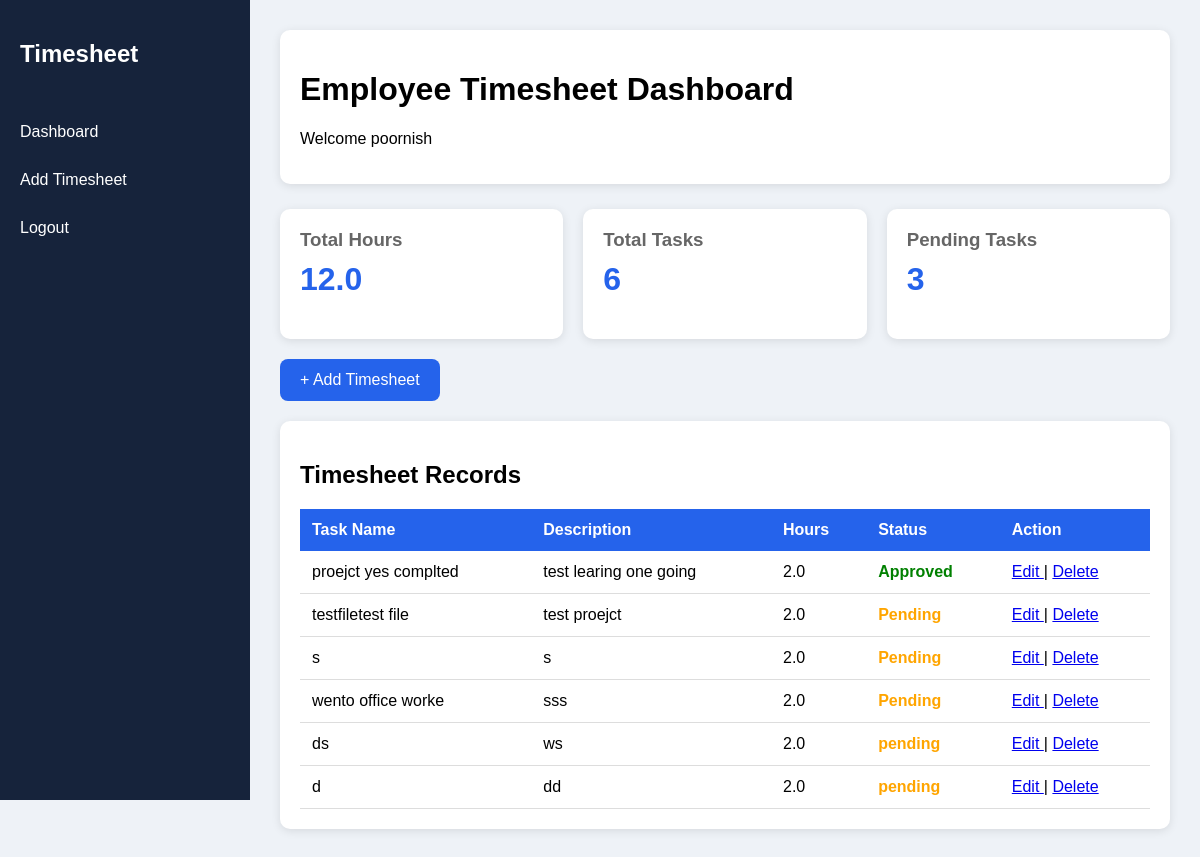
Page /dashboard/ (signed in) on the committed database.
### timesheet/models.py (models this page shows, shortened)
class EmployeeTask(models.Model):
    STATUS_CHOICES = (
        ('Pending', 'Pending'),
        ('Approved', 'Approved'),
        ('Rejected', 'Rejected'),
    )
    user = models.ForeignKey(User, on_delete=models.CASCADE)
    task_name = models.CharField(max_length=255)
    description = models.TextField(blank=True)
    hours = models.FloatField(default=0)
    date = models.DateField(null=True, blank=True)
    status = models.CharField(
        max_length=20,
        choices=STATUS_CHOICES,
        default='Pending'
    )
    created_at = models.DateTimeField(auto_now_add=True)

### timesheet/views.py (the view)
@login_required
def employee_dashboard(request):
    tasks = EmployeeTask.objects.filter(user=request.user).order_by("-created_at")
    total_hours = tasks.aggregate(Sum("hours"))["hours__sum"] or 0
    total_tasks = tasks.count()
    pending_tasks = tasks.filter(status="Pending").count()
    return render(request, "timesheet/employee_dashboard.html", {
        "tasks": tasks,
        "total_hours": total_hours,
        "total_tasks": total_tasks,
        "pending_tasks": pending_tasks,
    })

### templates/timesheet/employee_dashboard.html (shortened to what this page needs)
<!DOCTYPE html>
<html>
<head>
</head>
<body>
<div class="sidebar">
    <h2>Timesheet</h2>
    <a href="/dashboard/">Dashboard</a>
    <a href="/add-task/">Add Timesheet</a>
    <a href="/logout/">Logout</a>
</div>
<div class="main">
    <div class="header">
        <h1>Employee Timesheet Dashboard</h1>
        <p>Welcome {{ request.user.username }}</p>
    </div>
    <div class="cards">
        <div class="card">
            <h3>Total Hours</h3>
            <h1>{{ total_hours }}</h1>
        </div>
        <div class="card">
            <h3>Total Tasks</h3>
            <h1>{{ total_tasks }}</h1>
        </div>
        <div class="card">
            <h3>Pending Tasks</h3>
            <h1>{{ pending_tasks }}</h1>
        </div>
    </div>
    <a href="/add-task/" class="btn">+ Add Timesheet</a>
    <div class="table-box">
<h2>Timesheet Records</h2>
<table>
<tr>
    <th>Task Name</th>
    <th>Description</th>
    <th>Hours</th>
    <th>Status</th>
    <th>Action</th>
</tr>
{% for task in tasks %}
<tr>
    <td>{{ task.task_name }}</td>
    <td>{{ task.description }}</td>
    <td>{{ task.hours }}</td>
    <td>
        <span class="{{ task.status|lower }}">
            {{ task.status }}
        </span>
    </td>
    <td>
        <a href="{% url 'edit_task' task.id %}">
            Edit
        </a>
        |
        <a href="{% url 'delete_task' task.id %}">
            Delete
        </a>
    </td>
</tr>
{% empty %}
<tr>
    <td colspan="5">
        No tasks available
    </td>
</tr>
{% endfor %}
</table>
    </div>
</div>
</body>
</html>

### templates/timesheet/employee_dashboard.html (style rules this page uses)
body { margin:0; font-family:Arial, sans-serif; background:#eef2f7; }
.sidebar { width:250px; height:100vh; position:fixed; background:#16233b; color:white; }
.sidebar h2 { padding:20px; }
.sidebar a { display:block; color:white; text-decoration:none; padding:15px 20px; }
.main { margin-left:250px; padding:30px; }
.header { background:white; padding:20px; border-radius:10px; margin-bottom:25px; box-shadow:0 2px 10px rgba(0,0,0,0.1); }
.cards { display:flex; gap:20px; margin-bottom:20px; }
.card { flex:1; background:white; padding:20px; border-radius:10px; box-shadow:0 2px 10px rgba(0,0,0,0.1); }
.card h3 { margin:0; color:#666; }
.card h1 { color:#2563eb; margin-top:10px; }
.btn { background:#2563eb; color:white; padding:12px 20px; border-radius:8px; text-decoration:none; display:inline-block; }
.table-box { background:white; margin-top:20px; padding:20px; border-radius:10px; box-shadow:0 2px 10px rgba(0,0,0,0.1); }
table { width:100%; border-collapse:collapse; }
th { background:#2563eb; color:white; padding:12px; text-align:left; }
td { padding:12px; border-bottom:1px solid #ddd; }
.pending { color:orange; font-weight:bold; }
.approved { color:green; font-weight:bold; }

### rows in the picture
EmployeeTask: task_name "proejct yes complted", description "test learing one going", hours "2.0", status "Approved"
EmployeeTask: task_name "testfiletest file", description "test proejct", hours "2.0", status "Pending"
EmployeeTask: task_name "s", description "s", hours "2.0", status "Pending"
EmployeeTask: task_name "wento office worke", description "sss", hours "2.0", status "Pending"
EmployeeTask: task_name "ds", description "ws", hours "2.0", status "pending"
EmployeeTask: task_name "d", description "dd", hours "2.0", status "pending"

### other values in the picture
{{ request.user.username }} "poornish"
{{ total_hours }} "12.0"
{{ total_tasks }} "6"
{{ pending_tasks }} "3"
